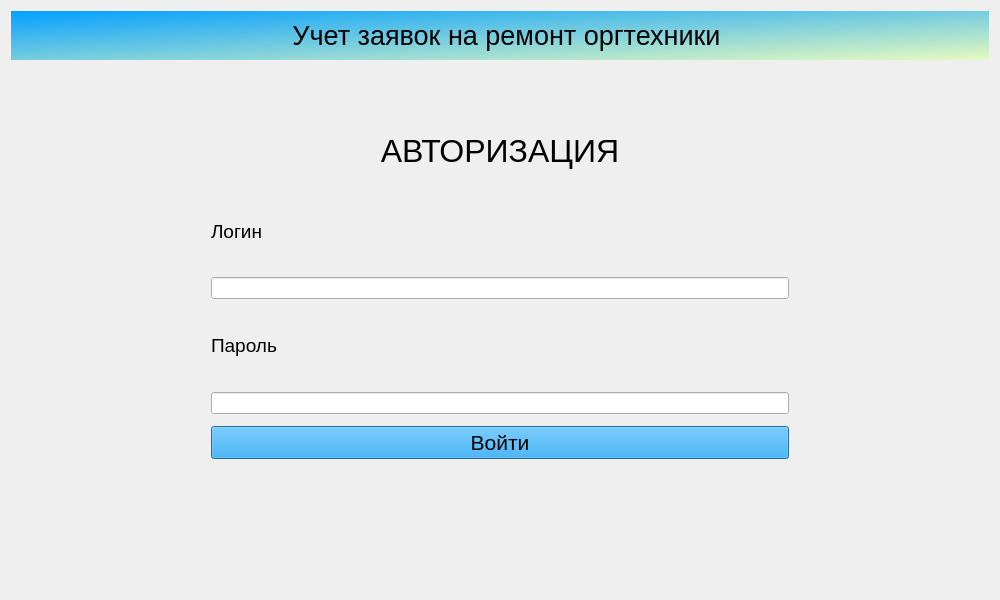
<?xml version="1.0" encoding="UTF-8"?>
<ui version="4.0">
 <class>Dialog</class>
 <widget class="QDialog" name="Dialog">
  <property name="geometry">
   <rect>
    <x>0</x>
    <y>0</y>
    <width>1000</width>
    <height>600</height>
   </rect>
  </property>
  <property name="minimumSize">
   <size>
    <width>1000</width>
    <height>600</height>
   </size>
  </property>
  <property name="windowTitle">
   <string>Учет заявок на ремонт оргтехники</string>
  </property>
  <property name="windowIcon">
   <iconset theme="accessories-dictionary">
    <selectedon>../../../../../logo.png</selectedon>
   </iconset>
  </property>
  <property name="toolTipDuration">
   <number>0</number>
  </property>
  <property name="sizeGripEnabled">
   <bool>false</bool>
  </property>
  <layout class="QGridLayout" name="gridLayout">
   <item row="0" column="0">
    <widget class="QWidget" name="widget" native="true">
     <property name="styleSheet">
      <string notr="true">QWidget#widget{
background-color: qlineargradient(spread:pad, x1:0, y1:0, x2:1, y2:1, stop:0 rgba(4, 160, 255, 255), stop:1 rgba(231, 250, 191, 255));}

</string>
     </property>
     <layout class="QVBoxLayout" name="verticalLayout_2">
      <item>
       <layout class="QFormLayout" name="formLayout">
        <property name="labelAlignment">
         <set>Qt::AlignCenter</set>
        </property>
        <property name="formAlignment">
         <set>Qt::AlignLeading|Qt::AlignLeft|Qt::AlignVCenter</set>
        </property>
        <item row="0" column="0">
         <widget class="QLabel" name="label">
          <property name="maximumSize">
           <size>
            <width>100</width>
            <height>100</height>
           </size>
          </property>
          <property name="text">
           <string/>
          </property>
          <property name="textFormat">
           <enum>Qt::AutoText</enum>
          </property>
          <property name="pixmap">
           <pixmap>logo.png</pixmap>
          </property>
          <property name="scaledContents">
           <bool>true</bool>
          </property>
         </widget>
        </item>
        <item row="0" column="1">
         <widget class="QLabel" name="label_2">
          <property name="font">
           <font>
            <pointsize>20</pointsize>
           </font>
          </property>
          <property name="text">
           <string>Учет заявок на ремонт оргтехники</string>
          </property>
          <property name="alignment">
           <set>Qt::AlignCenter</set>
          </property>
         </widget>
        </item>
       </layout>
      </item>
     </layout>
    </widget>
   </item>
   <item row="1" column="0">
    <widget class="QStackedWidget" name="stackedWidget">
     <property name="layoutDirection">
      <enum>Qt::LeftToRight</enum>
     </property>
     <property name="autoFillBackground">
      <bool>false</bool>
     </property>
     <widget class="QWidget" name="page">
      <property name="layoutDirection">
       <enum>Qt::LeftToRight</enum>
      </property>
      <layout class="QGridLayout" name="gridLayout_2">
       <property name="leftMargin">
        <number>200</number>
       </property>
       <property name="topMargin">
        <number>50</number>
       </property>
       <property name="rightMargin">
        <number>200</number>
       </property>
       <property name="bottomMargin">
        <number>50</number>
       </property>
       <item row="0" column="0">
        <layout class="QVBoxLayout" name="verticalLayout">
         <property name="spacing">
          <number>12</number>
         </property>
         <item>
          <widget class="QLabel" name="label_3">
           <property name="font">
            <font>
             <pointsize>24</pointsize>
             <bold>false</bold>
            </font>
           </property>
           <property name="text">
            <string>АВТОРИЗАЦИЯ</string>
           </property>
           <property name="scaledContents">
            <bool>false</bool>
           </property>
           <property name="alignment">
            <set>Qt::AlignCenter</set>
           </property>
          </widget>
         </item>
         <item>
          <widget class="QLabel" name="label_4">
           <property name="font">
            <font>
             <pointsize>14</pointsize>
            </font>
           </property>
           <property name="layoutDirection">
            <enum>Qt::LeftToRight</enum>
           </property>
           <property name="autoFillBackground">
            <bool>false</bool>
           </property>
           <property name="text">
            <string>Логин</string>
           </property>
           <property name="alignment">
            <set>Qt::AlignLeading|Qt::AlignLeft|Qt::AlignVCenter</set>
           </property>
          </widget>
         </item>
         <item>
          <widget class="QLineEdit" name="LoginField"/>
         </item>
         <item>
          <widget class="QLabel" name="label_5">
           <property name="font">
            <font>
             <pointsize>14</pointsize>
            </font>
           </property>
           <property name="text">
            <string>Пароль</string>
           </property>
           <property name="alignment">
            <set>Qt::AlignLeading|Qt::AlignLeft|Qt::AlignVCenter</set>
           </property>
          </widget>
         </item>
         <item>
          <widget class="QLineEdit" name="PasswordField"/>
         </item>
         <item>
          <widget class="QPushButton" name="SignInButton">
           <property name="font">
            <font>
             <pointsize>16</pointsize>
            </font>
           </property>
           <property name="styleSheet">
            <string notr="true">background-color:  rgba(4, 160, 255, 255);
</string>
           </property>
           <property name="text">
            <string>Войти</string>
           </property>
          </widget>
         </item>
         <item>
          <widget class="QLabel" name="ErrorField">
           <property name="font">
            <font>
             <pointsize>14</pointsize>
            </font>
           </property>
           <property name="styleSheet">
            <string notr="true">color: rgb(255, 0, 0);</string>
           </property>
           <property name="text">
            <string/>
           </property>
           <property name="alignment">
            <set>Qt::AlignCenter</set>
           </property>
          </widget>
         </item>
        </layout>
       </item>
      </layout>
     </widget>
     <widget class="QWidget" name="page_2"/>
    </widget>
   </item>
  </layout>
 </widget>
 <resources/>
 <connections/>
</ui>
